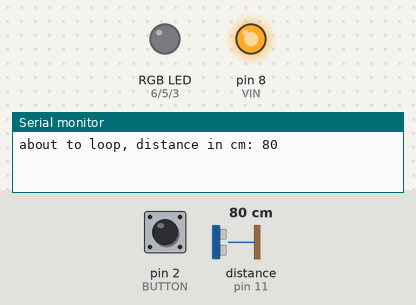
The sketch below on a simulated Arduino Uno, built with avr-gcc and run on an emulated ATmega328P. Shown: an RGB LED mixed from three pins (HIGH = lit), output pins drawn as LEDs (lit = HIGH), the last lines printed to the serial monitor. Inputs (shaded band) come from the test bench; at power-on: pin 2 (BUTTON) HIGH, distance to the obstacle (sensor on pin 11) 80 cm. The echo pulse lasts 58.3 µs per cm; dim RGB values are drawn brighter than linear.

Above: at 1.2 s.
1.3 s: pin 2 (BUTTON) pulled LOW for 0.15 s
At 1.45 s:
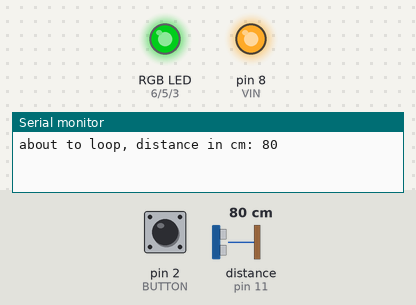
At 2.35 s:
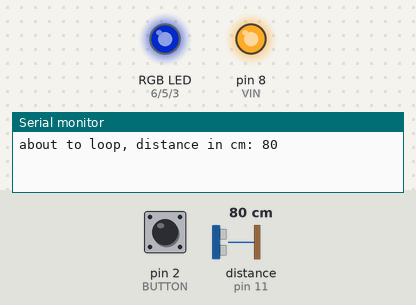
4.8 s: distance to the obstacle (sensor on pin 11) set to 60 cm
At 7.04 s:
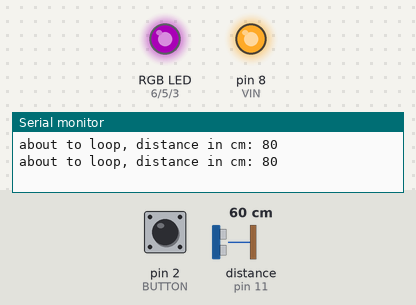
10.4 s: distance to the obstacle (sensor on pin 11) set to 2 cm
15.6 s: distance to the obstacle (sensor on pin 11) set to 60 cm
24.6 s: distance to the obstacle (sensor on pin 11) set to 4 cm
33.6 s: pin 2 (BUTTON) pulled LOW for 1 s
At 35.0 s:
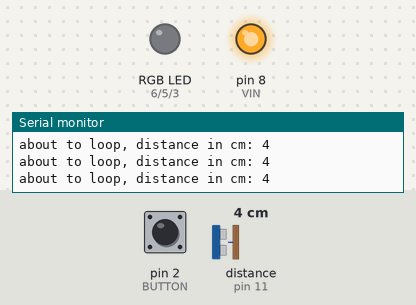
Timing chart, 0 to 36.6 s (numbered marks = the images above; inputs shaded):
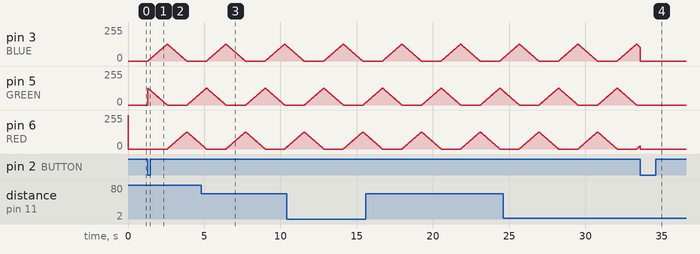

The sketch:

test_sketch.ino
```cpp
#include "SR04.h"
// Define Pins
#define BUTTON 2
#define BLUE 3
#define GREEN 5
#define RED 6
#define VIN 8
#define ECHO 12
#define TRIG 11
SR04 sr04 = SR04(ECHO, TRIG);

void setup()
{
    pinMode(BUTTON, INPUT_PULLUP);
    pinMode(RED, OUTPUT);
    pinMode(GREEN, OUTPUT);
    pinMode(BLUE, OUTPUT);
    pinMode(VIN, OUTPUT);
    digitalWrite(RED, HIGH);
    digitalWrite(GREEN, LOW);
    digitalWrite(BLUE, LOW);
    digitalWrite(VIN, HIGH);
    Serial.begin(9600);
}

// define variables
int redValue;
int greenValue;
int blueValue;

int button_status = 0;
int pow_status = 0;

// main loop
void loop()
{
    #define delayTime 10 // fading time between colors
    Serial.print("about to loop, distance in cm: ");
    Serial.println(sr04.Distance());

    redValue = 127; // choose a value between 1 and 127 to change the color.
    greenValue = 0;
    blueValue = 0;

    for(int i = 0; i < 127; i += 1) // fades out red bring green full when i=127
    {
        if (digitalRead(BUTTON) == LOW && button_status == 0) {
            pow_status = 1;
            button_status = 2;
        }
        if (digitalRead(BUTTON) == LOW && button_status == 1) {
            pow_status = 0;
            button_status = 2;
        }
        if (button_status == 2 && digitalRead(BUTTON) == HIGH) {
            button_status = pow_status;
        }
        redValue -= 1;
        greenValue += 1;
        if (pow_status == 1) {
            analogWrite(RED, redValue);
            analogWrite(GREEN, greenValue);
        }
        else {
            analogWrite(RED, LOW);
            analogWrite(GREEN, LOW);
        }
        delay(delayTime);
    }

    redValue = 0;
    greenValue = 127;
    blueValue = 0;

    for(int i = 0; i < 127; i += 1) // fades out green bring blue full when i=127
    {
        if (digitalRead(BUTTON) == LOW && button_status == 0) {
            pow_status = 1;
            button_status = 2;
        }
        if (digitalRead(BUTTON) == LOW && button_status == 1) {
            pow_status = 0;
            button_status = 2;
        }
        if (button_status == 2 && digitalRead(BUTTON) == HIGH) {
            button_status = pow_status;
        }
        greenValue -= 1;
        blueValue += 1;
        // The following was reversed, counting in the wrong directions
        // analogWrite(GREEN, 127 - greenValue);
        // analogWrite(BLUE, 127 - blueValue);
        if (pow_status == 1) {
            analogWrite(GREEN, greenValue);
            analogWrite(BLUE, blueValue);
        }
        else {
            analogWrite(GREEN, LOW);
            analogWrite(BLUE, LOW);
        }
        delay(delayTime);
    }

    redValue = 0;
    greenValue = 0;
    blueValue = 127;

    for(int i = 0; i < 127; i += 1) // fades out blue bring red full when i=127
    {
        if (digitalRead(BUTTON) == LOW && button_status == 0) {
            pow_status = 1;
            button_status = 2;
        }
        if (digitalRead(BUTTON) == LOW && button_status == 1) {
            pow_status = 0;
            button_status = 2;
        }
        if (button_status == 2 && digitalRead(BUTTON) == HIGH) {
            button_status = pow_status;
        }
        // The following code has been rearranged to match the other two similar sections
        blueValue -= 1;
        redValue += 1;
        // The following was reversed, counting in the wrong directions
        // analogWrite(BLUE, 127 - blueValue);
        // analogWrite(RED, 127 - redValue);
        if (pow_status == 1) {
            analogWrite(BLUE, blueValue);
            analogWrite(RED, redValue);
        }
        else {
            analogWrite(BLUE, LOW);
            analogWrite(RED, LOW);
        }
        delay(delayTime);
    }
}
```

Measured:
- after the input at 1.3 s, pin 3 (BLUE): rises from 0/255 to 127/255 in 1.3 s, then falls to 0/255 in 1.3 s; pin 6 (RED): rises from 0/255 to 127/255 in 1.3 s, then falls to 35/255 in 0.95 s
- after the input at 33.6 s, pin 5 (GREEN): stays 0/255 (without the input it goes to 1/255 after 1.1 s)
